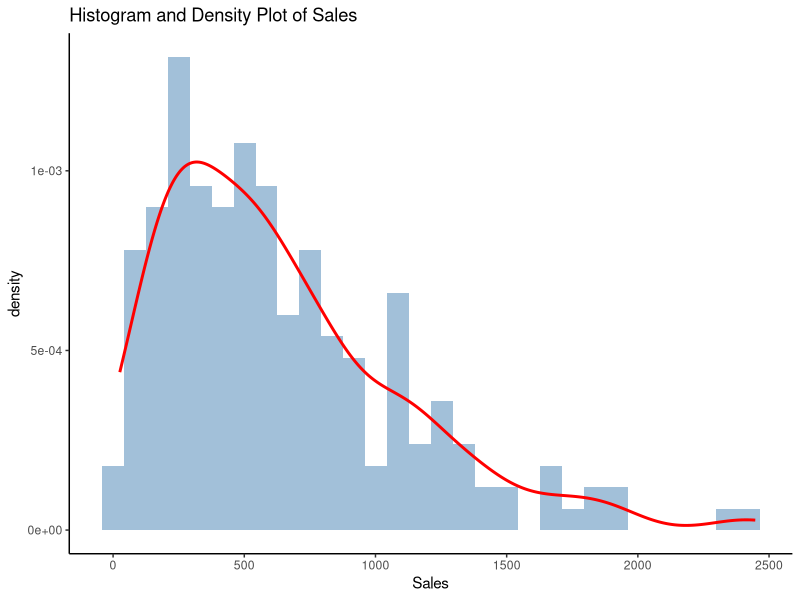
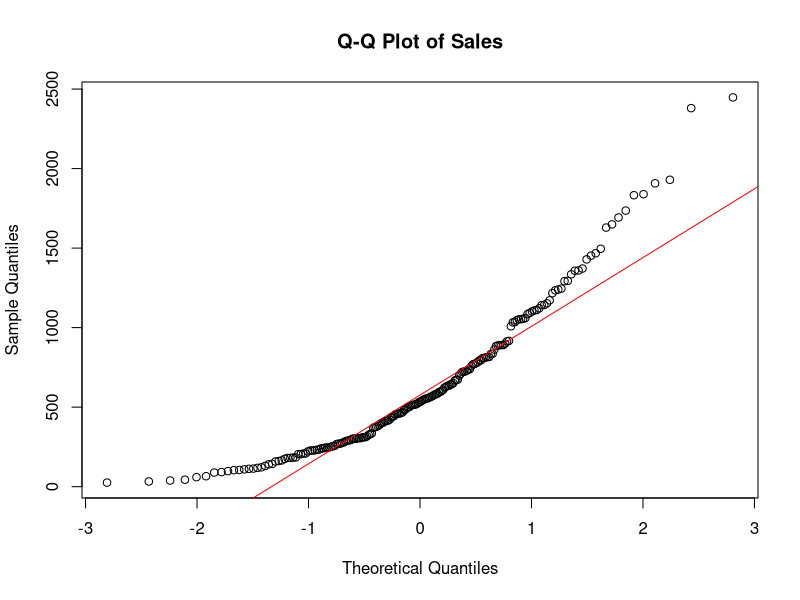
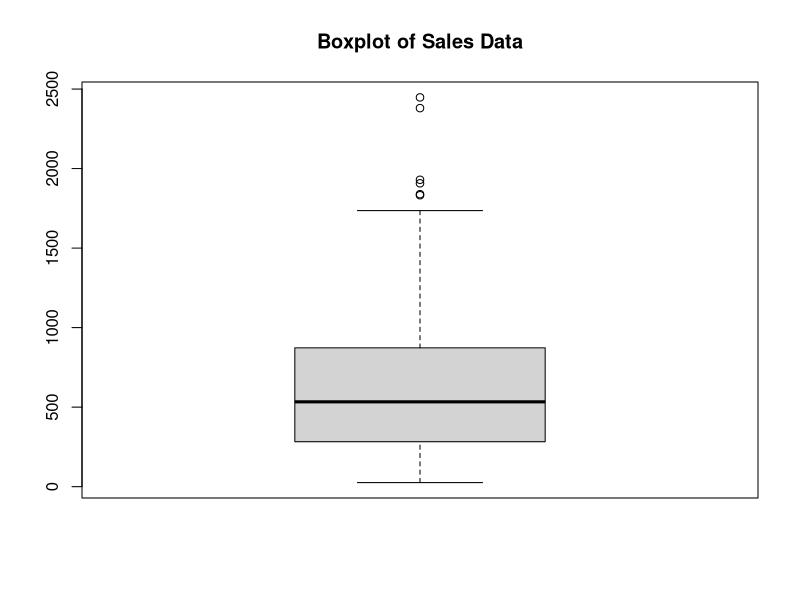
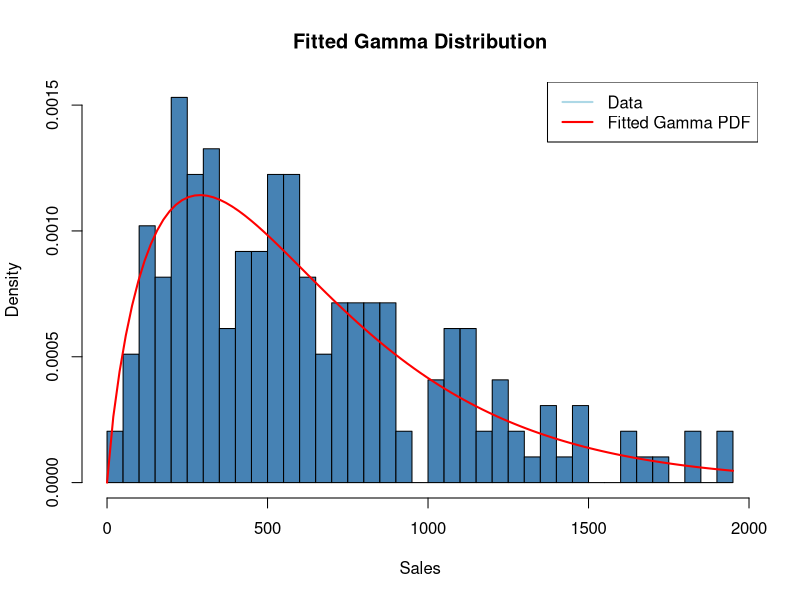
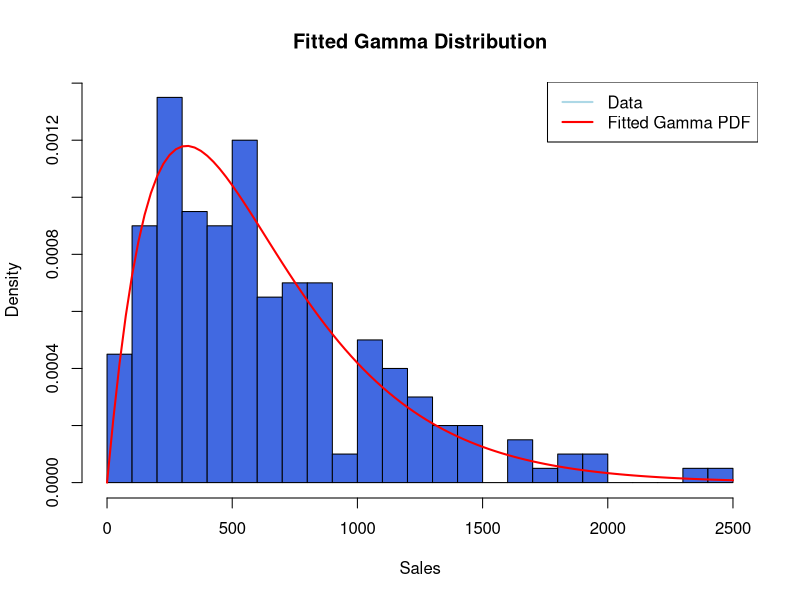
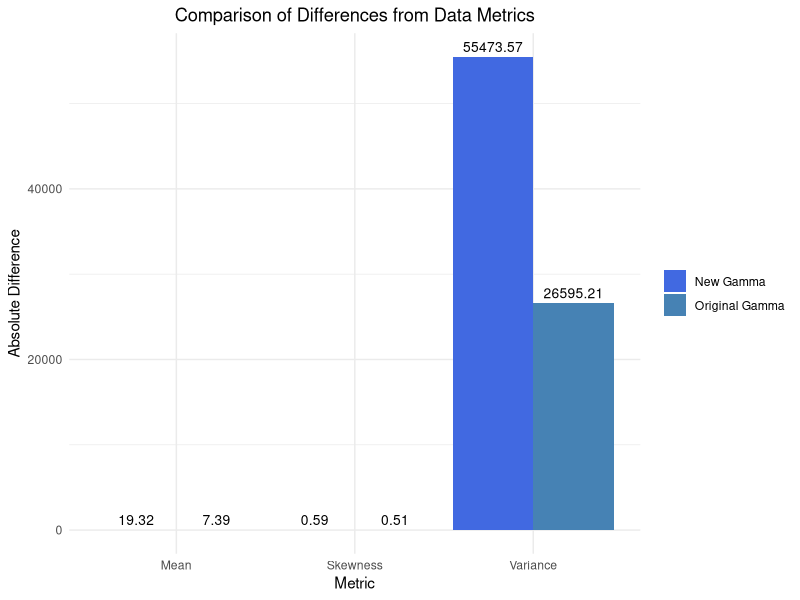
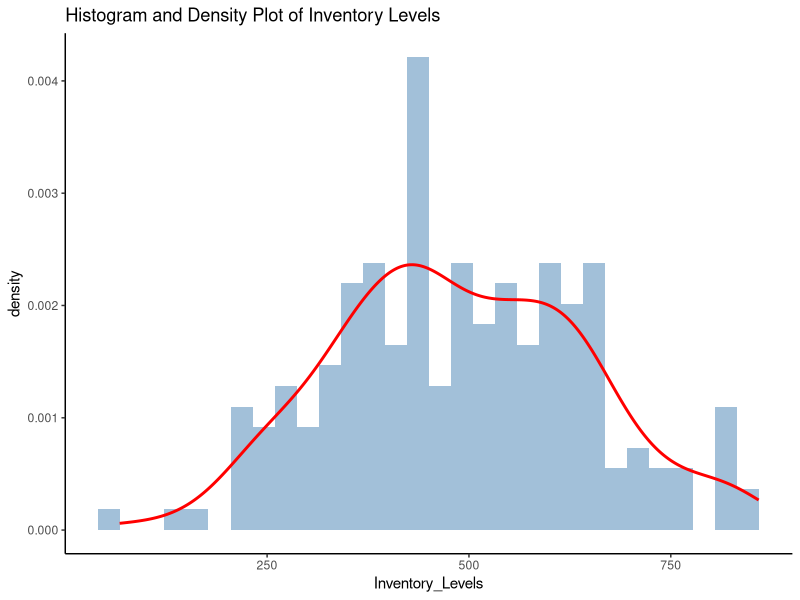
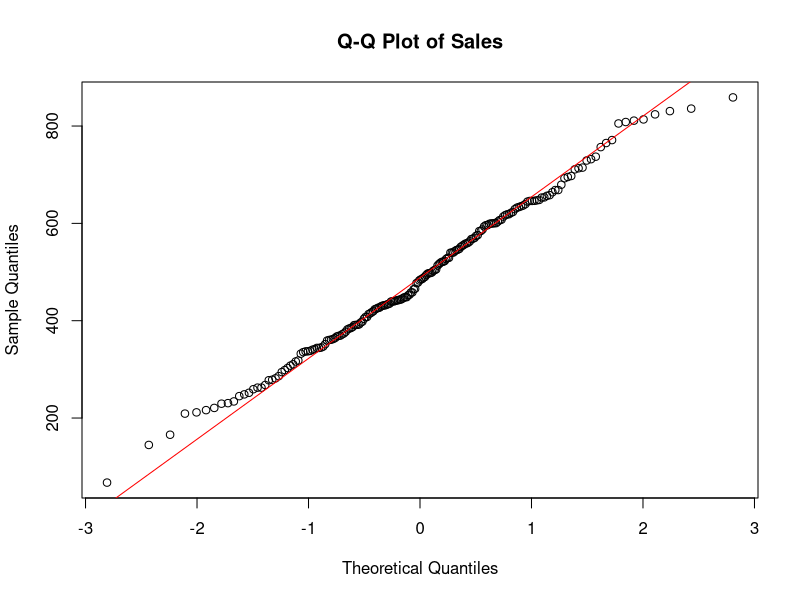

Here is the R script that generated these plots, in order:
## ---- chunk 1
library(dplyr)
library(e1071)
library(ggplot2)
library(MASS)
library(readr)
## ---- chunk 2
retail_df <- read_csv("synthetic_retail_data.csv")
## ---- chunk 3
head(retail_df)
## ---- chunk 4
glimpse(retail_df)
## ---- chunk 5
summary(retail_df)
## ---- chunk 6
# Isolate Sales data
sales_retail_df <- retail_df$Sales
summary(sales_retail_df)
sum(sales_retail_df<0)
sum(is.na(sales_retail_df))
shapiro.test(sales_retail_df)
## ---- chunk 7
ggplot(retail_df, aes(x = Sales)) +
  geom_histogram(aes(y = ..density..),
                 bins = 30, fill = "steelblue",
                 alpha = 0.5) +
  geom_density(color = "red", size = 1) +
  ggtitle("Histogram and Density Plot of Sales") +
  theme_classic()
## ---- chunk 8
qqnorm(sales_retail_df, 
       main = "Q-Q Plot of Sales")
qqline(sales_retail_df, 
       col = "red")
## ---- chunk 9
boxplot(sales_retail_df,
        main = "Boxplot of Sales Data")
## ---- chunk 10
sales_gamma_fit <- fitdistr(sales_retail_df, "gamma")
print(sales_gamma_fit)
## ---- chunk 11
# compute quantiles at 1% and and 99%
sales_retail_quantiles <- 
  quantile(sales_retail_df, probs =c(0.01,0.99))
# remove outliers below the 1% and above 99%
sales_retail_df_clean<- sales_retail_df[
  sales_retail_df >= sales_retail_quantiles[1] &
    sales_retail_df <= sales_retail_quantiles[2]
]
sales_gamma_fit_clean <- fitdistr(sales_retail_df_clean, "gamma")
print(sales_gamma_fit_clean)
## ---- chunk 12
hist(sales_retail_df_clean,
     breaks = 30,
     probability = TRUE, 
     main = "Fitted Gamma Distribution",
     xlab = "Sales",
     col = "steelblue")

curve(dgamma(x,
             shape = 1.8349640762,
             rate = 0.0028810166), 
      col = "red",
      lwd = 2, 
      add = TRUE)

legend("topright",
       legend = c("Data",
                  "Fitted Gamma PDF"), 
       col = c("lightblue",
               "red"), lwd = 2)
## ---- chunk 13
hist(sales_retail_df,
     breaks = 30,
     probability = TRUE, 
     main = "Fitted Gamma Distribution",
     xlab = "Sales",
     col = "royalblue")

curve(dgamma(x,
             shape = 2.0323543224,
             rate = 0.0032518379 ), 
      col = "red",
      lwd = 2, 
      add = TRUE)

legend("topright",
       legend = c("Data",
                  "Fitted Gamma PDF"), 
       col = c("lightblue",
               "red"), lwd = 2)

## ---- chunk 14
cmp_metrics <- c("Mean", "Variance", "Skewness")

cmp_data_values <- c(617.595, 165599.6, 0.8891198)

# Original Gamma differences
cmp_shape1 <- 2.0323543224

cmp_rate1 <- 0.0032518379

cmp_original_gamma_values <- 
  c(cmp_shape1 / cmp_rate1,
    cmp_shape1 / (cmp_rate1^2),
    2 / sqrt(cmp_shape1))

cmp_original_differences <- 
  abs(cmp_original_gamma_values - cmp_data_values)

# New Gamma differences
cmp_shape2 <- 1.8349640762
cmp_rate2 <- 0.0028810166

cmp_new_gamma_values <- 
  c(cmp_shape2 / cmp_rate2,
    cmp_shape2 / (cmp_rate2^2),
    2 / sqrt(cmp_shape2))
cmp_new_differences <-
  abs(cmp_new_gamma_values - cmp_data_values)

# Prepare data for ggplot
plot_data <- data.frame(
  Metric = rep(cmp_metrics,
               times = 2),
  Difference = 
    c(cmp_original_differences,
                 cmp_new_differences),
  Gamma = rep(c("Original Gamma",
                "New Gamma"), 
              each = length(cmp_metrics))
)

# Create the clustered bar plot
ggplot(plot_data, aes(x = Metric, y = Difference, fill = Gamma)) +
  geom_bar(stat = "identity", position = position_dodge(width = 0.9)) +
  geom_text(aes(label = round(Difference, 2)), 
            position = position_dodge(width = 0.9), 
            vjust = -0.5, size = 3.5) +
  labs(
    title = "Comparison of Differences from Data Metrics",
    x = "Metric",
    y = "Absolute Difference"
  ) +
  scale_fill_manual(values = c("Original Gamma" = "steelblue", "New Gamma" = "royalblue")) +
  theme_minimal() +
  theme(
    plot.title = element_text(hjust = 0.5),
    legend.title = element_blank()
  )

## ---- chunk 15
rm(list = ls(pattern = "^cmp_|plot_data|_clean$|_quantiles$"))
## ---- chunk 16
sales_emp_mean<-mean(sales_retail_df)
sales_emp_var<-var(sales_retail_df)
## ---- chunk 17
sales_gamma_shape <- sales_gamma_fit$estimate["shape"]
sales_gamma_rate <- sales_gamma_fit$estimate["rate"]

sales_theo_gamma_mean <- sales_gamma_shape / sales_gamma_rate
sales_theo_gamma_var <- sales_gamma_shape/ (sales_gamma_rate^2)
## ---- chunk 18
comparison_Sales <- data.frame(
  Metric = c("Mean", "Variance"),
  Empirical = c(sales_emp_mean, sales_emp_var),
  Theoretical = c(sales_theo_gamma_mean, sales_theo_gamma_var)
)
## ---- chunk 19
print(comparison_Sales)
## ---- chunk 20
rm(list = ls(pattern = "^sales|^comparison"))
## ---- chunk 21
inv_retail_df <- retail_df$Inventory_Levels
summary(inv_retail_df)
sum(inv_retail_df<0)
sum(is.na(inv_retail_df))
shapiro.test(inv_retail_df)
## ---- chunk 22
ggplot(retail_df, aes(x = Inventory_Levels )) +
  geom_histogram(aes(y = ..density..),
                 bins = 30, fill = "steelblue",
                 alpha = 0.5) +
  geom_density(color = "red", size = 1) +
  ggtitle("Histogram and Density Plot of Inventory Levels") +
  theme_classic()
## ---- chunk 23
qqnorm(inv_retail_df, 
       main = "Q-Q Plot of Sales")
qqline(inv_retail_df, 
       col = "red")
## ---- chunk 24
boxplot(inv_retail_df,
        main = "Boxplot of Sales Data")
## ---- chunk 25
retail_df %>%
  group_by(Inventory_Levels) %>%
  summarise(Count = n()) %>%
  filter(Count > 1)
## ---- chunk 26
inv_lognormal <- 
  fitdistr(inv_retail_df,"lognormal")

inv_log_mean <- inv_lognormal$estimate["meanlog"]
inv_log_var <- inv_lognormal$estimate["sdlog"]

print(inv_lognormal)
## ---- chunk 27
# Histogram for Inventory Levels
hist(inv_retail_df,
     breaks = 30,
     probability = TRUE, 
     main = "Fitted Lognormal Distribution",
     xlab = "Inventory Levels",
     col = "slateblue")

# Overlay the fitted lognormal curve
curve(dlnorm(x,
             meanlog = inv_log_mean,
             sdlog = inv_log_var), 
      col = "red",
      lwd = 2, 
      add = TRUE)

# Add legend
legend("topright",
       legend = c("Data", "Fitted Lognormal PDF"), 
       col = c("lightblue", "red"), 
       lwd = 2)

## ---- chunk 28
# Empirical statistics
empirical_mean <- mean(retail_df$Inventory_Levels)
empirical_variance <- var(retail_df$Inventory_Levels)

# Theoretical mean and variance for lognormal distribution
theoretical_mean <- 
  exp(inv_log_mean +
        (inv_log_var^2) / 2)

theoretical_variance <- 
  (exp(inv_log_var^2) - 1) * 
  exp(2 * inv_log_mean + inv_log_var^2)

# # Print results
# cat("Empirical Mean:", empirical_mean, "\n")
# cat("Theoretical Mean:", theoretical_mean, "\n")
# cat("Empirical Variance:", empirical_variance, "\n")
# cat("Theoretical Variance:", theoretical_variance, "\n")

comparison_Inventory_Level <- data.frame(
  Metric = c("Mean", "Variance"),
  Empirical = c(empirical_mean, empirical_variance),
  Theoretical = c(theoretical_mean, theoretical_variance)
)

## ---- chunk 29
print(comparison_Inventory_Level)
## ---- chunk 30
rm(list = ls()[!grepl("^retail", ls())])
## ---- chunk 31
ltd_retail_df <- retail_df$Lead_Time_Days
summary(ltd_retail_df)
sum(ltd_retail_df<0)
sum(is.na(ltd_retail_df))
shapiro.test(ltd_retail_df)
## ---- chunk 32
ggplot(retail_df, aes(x = Lead_Time_Days )) +
  geom_histogram(aes(y = ..density..),
                 bins = 30, fill = "steelblue",
                 alpha = 0.5) +
  geom_density(color = "red", size = 1) +
  ggtitle("Histogram and Density Plot of Lead Times") +
  theme_classic()
